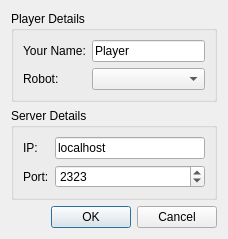
<?xml version="1.0" encoding="UTF-8"?>
<ui version="4.0">
 <class>JoinGameDialog</class>
 <widget class="QDialog" name="JoinGameDialog">
  <property name="geometry">
   <rect>
    <x>0</x>
    <y>0</y>
    <width>228</width>
    <height>229</height>
   </rect>
  </property>
  <property name="windowTitle">
   <string>Join a Network Game</string>
  </property>
  <property name="locale">
   <locale language="English" country="UnitedStates"/>
  </property>
  <layout class="QVBoxLayout" name="verticalLayout">
   <item>
    <widget class="QGroupBox" name="groupBox">
     <property name="title">
      <string>Player Details</string>
     </property>
     <layout class="QFormLayout" name="formLayout">
      <item row="0" column="0">
       <widget class="QLabel" name="label">
        <property name="text">
         <string>Your Name:</string>
        </property>
        <property name="buddy">
         <cstring>nameLineEdit</cstring>
        </property>
       </widget>
      </item>
      <item row="0" column="1">
       <widget class="QLineEdit" name="nameLineEdit">
        <property name="text">
         <string>Player</string>
        </property>
       </widget>
      </item>
      <item row="1" column="0">
       <widget class="QLabel" name="label_2">
        <property name="text">
         <string>Robot:</string>
        </property>
        <property name="buddy">
         <cstring>robotComboBox</cstring>
        </property>
       </widget>
      </item>
      <item row="1" column="1">
       <widget class="QComboBox" name="robotComboBox"/>
      </item>
     </layout>
    </widget>
   </item>
   <item>
    <widget class="QGroupBox" name="groupBox_2">
     <property name="title">
      <string>Server Details</string>
     </property>
     <layout class="QFormLayout" name="formLayout_2">
      <item row="0" column="0">
       <widget class="QLabel" name="label_3">
        <property name="text">
         <string>IP:</string>
        </property>
        <property name="buddy">
         <cstring>ipLineEdit</cstring>
        </property>
       </widget>
      </item>
      <item row="0" column="1">
       <widget class="QLineEdit" name="ipLineEdit">
        <property name="text">
         <string>localhost</string>
        </property>
       </widget>
      </item>
      <item row="1" column="0">
       <widget class="QLabel" name="label_4">
        <property name="text">
         <string>Port:</string>
        </property>
        <property name="buddy">
         <cstring>portSpinBox</cstring>
        </property>
       </widget>
      </item>
      <item row="1" column="1">
       <widget class="QSpinBox" name="portSpinBox">
        <property name="maximum">
         <number>99999</number>
        </property>
        <property name="value">
         <number>2323</number>
        </property>
       </widget>
      </item>
     </layout>
    </widget>
   </item>
   <item>
    <widget class="QDialogButtonBox" name="buttonBox">
     <property name="orientation">
      <enum>Qt::Horizontal</enum>
     </property>
     <property name="standardButtons">
      <set>QDialogButtonBox::Cancel|QDialogButtonBox::Ok</set>
     </property>
    </widget>
   </item>
  </layout>
 </widget>
 <resources/>
 <connections>
  <connection>
   <sender>buttonBox</sender>
   <signal>accepted()</signal>
   <receiver>JoinGameDialog</receiver>
   <slot>accept()</slot>
   <hints>
    <hint type="sourcelabel">
     <x>223</x>
     <y>221</y>
    </hint>
    <hint type="destinationlabel">
     <x>157</x>
     <y>274</y>
    </hint>
   </hints>
  </connection>
  <connection>
   <sender>buttonBox</sender>
   <signal>rejected()</signal>
   <receiver>JoinGameDialog</receiver>
   <slot>reject()</slot>
   <hints>
    <hint type="sourcelabel">
     <x>223</x>
     <y>221</y>
    </hint>
    <hint type="destinationlabel">
     <x>286</x>
     <y>274</y>
    </hint>
   </hints>
  </connection>
 </connections>
</ui>
